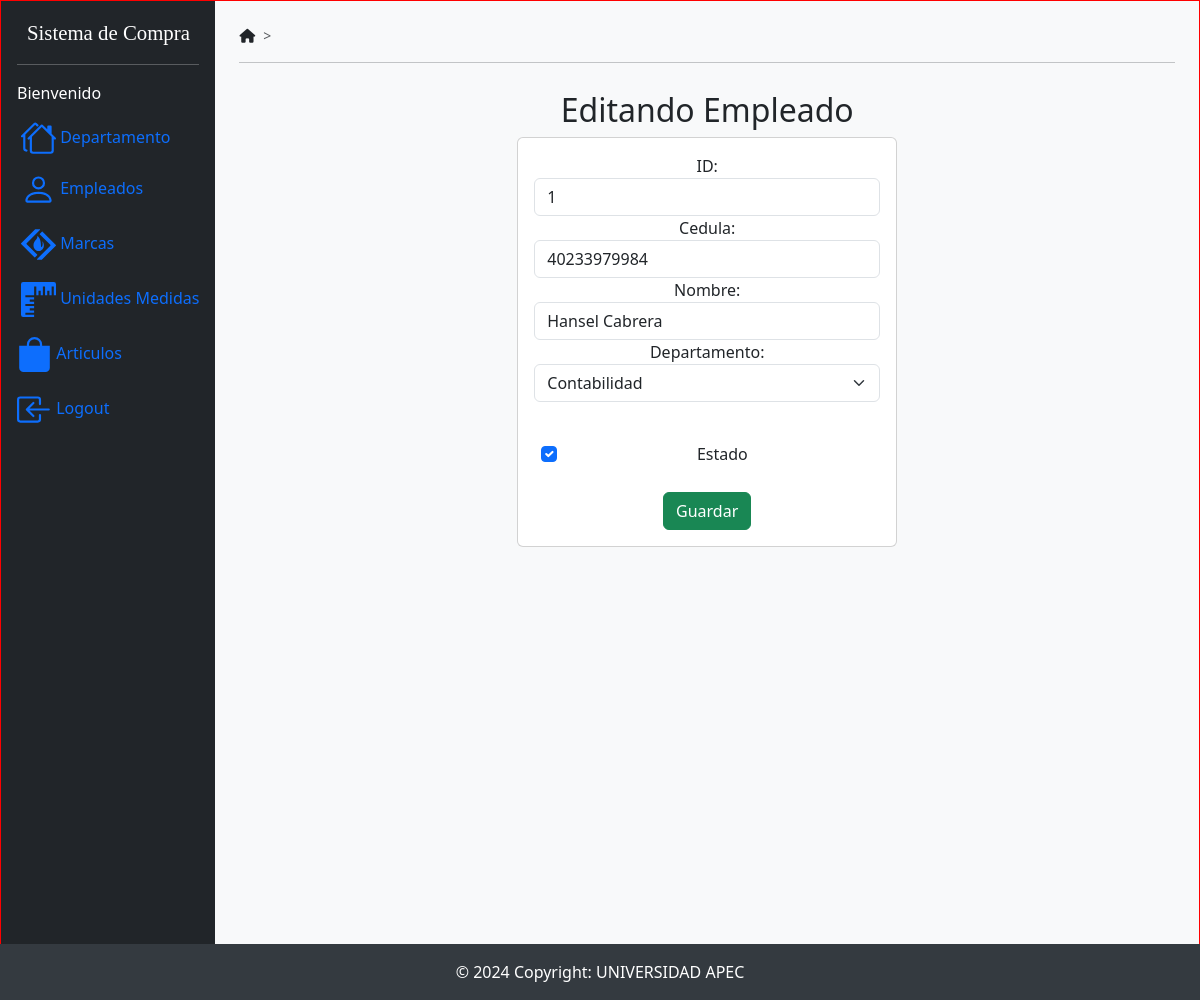
Page /edicionEmpleados/1 on the earlier database version.
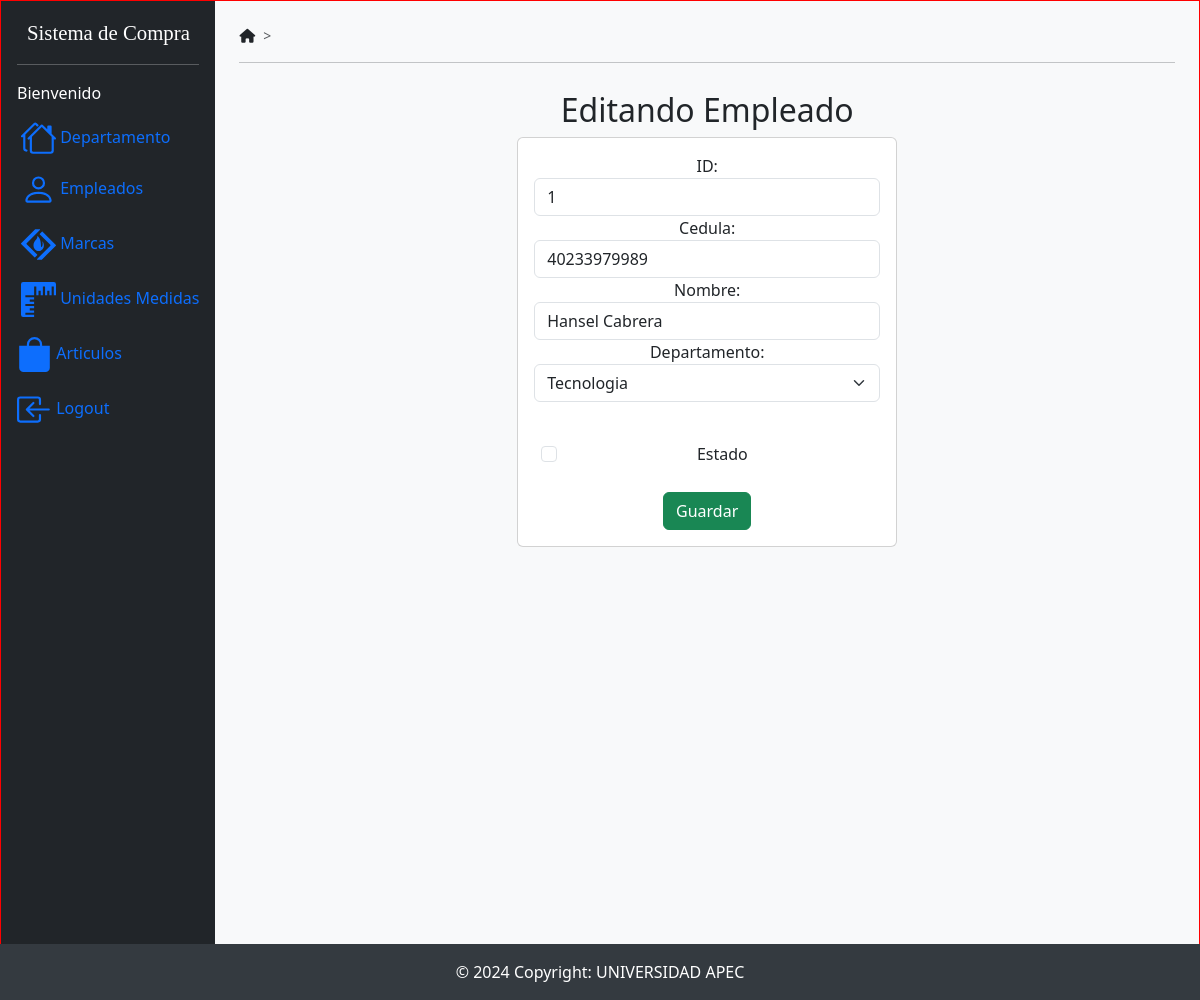
Same page on the later database version.
### SistemaCompraApp/models.py (models this page shows)
class Empleados(models.Model):
    idempleado = models.AutoField(db_column='IdEmpleado', primary_key=True, blank=False, null=False)  # Field name made lowercase.
    cedula = models.TextField(db_column='Cedula')  # Field name made lowercase.
    nombre = models.TextField(db_column='Nombre')  # Field name made lowercase.
    departamento = models.ForeignKey(Departamentos, models.DO_NOTHING, db_column='Departamento', blank=True, null=True)  # Field name made lowercase.
    estado = models.TextField(db_column='Estado', blank=True, null=True)  # Field name made lowercase.
    class Meta:
        managed = False
        db_table = 'Empleados'

### SistemaCompraApp/views.py (the view)
# urls.py: path('edicionEmpleados/<idempleado>', views.edicionEmpleados, name='edicionEmpleados'),
def edicionEmpleados(request, idempleado):
    empleado = Empleados.objects.get(idempleado=idempleado)
    departamento = Departamentos.objects.all()
    return render(request, 'edicionEmpleado.html', {'empleado': empleado,
                                                    'departamentos':departamento})

### SistemaCompraApp/templates/edicionEmpleado.html (shortened to what this page needs)
{% extends "./base.html" %}
{% block body %}
<div class="col-md-5">
  <h2>Editando Empleado</h2>
  <div class="card">
    <div class="card-body">
      <form
        action="/editarEmpleado/"
        method="POST"
        enctype="multipart/form-data"
      >
        <div class="form-group">
          <label for="txtEmpleadoId">ID:</label>
          <input
            type="text"
            name="txtEmpleadoId"
            value="{{empleado.idempleado }}"
            class="form-control"
            placeholder="ID"
            readonly
          />
        </div>
        <div class="form-group">
          <label for="txtEmpleadoCedula">Cedula:</label>
          <input
            type="text"
            name="txtEmpleadoCedula"
            value="{{empleado.cedula}}"
            class="form-control"
            placeholder="Cedula"
            minlength="1"
            maxlength="11"
            pattern="[0-9]+"
            title="Solo numeros; sin espacios o caracteres especiales"
            required
          />
        </div>
        <div class="form-group">
          <label for="txtEmpleadoNombre">Nombre:</label>
          <input
            type="text"
            name="txtEmpleadoNombre"
            value="{{empleado.nombre}}"
            class="form-control"
            placeholder="Nombre"
            minlength="1"
            maxlength="500"
            required
          />
        </div>
        <div class="form-group mb-3">
            <label for="txtDepartamentoId">Departamento:</label>
            <select class="form-select"
                    name="txtDepartamentoId"
                    id="txtDepartamentoId">
                {% for departamento in departamentos %}
                    <option selected value="{{ empleado.departamento.iddepartamento }}">{{ departamento.nombre }}</option>
                {% endfor %}
            </select>
        </div>
        <br />
        <div class="form-group" style="margin-left: 0.4rem">
          <div class="form-check">
            <input class="form-check-input" type="checkbox"
            name="txtEmpleadoEstado" id="txtEmpleadoEstado"
            {% if empleado.estado == "1" %}checked{% endif %}>
            <label class="form-check-label" for="gridCheck">Estado</label>
          </div>
        </div>
        <br />
        <div class="form-group">
          <button type="submit" class="btn btn-success btn-block text-white">
            Guardar
          </button>
        </div>
      </form>
    </div>
  </div>
</div>
{% endblock body %}

Differences in the rows shown:
changed Empleados "Hansel Cabrera": txtEmpleadoCedula "40233979984" → "40233979989"; Estado "☑" → "☐"
Other differences:
form field txtDepartamentoId: "Contabilidad" → "Tecnologia"
